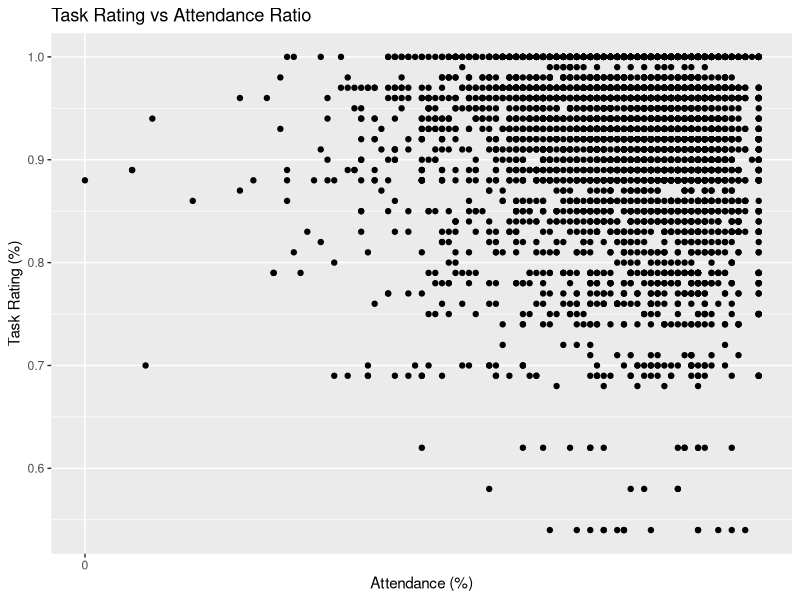
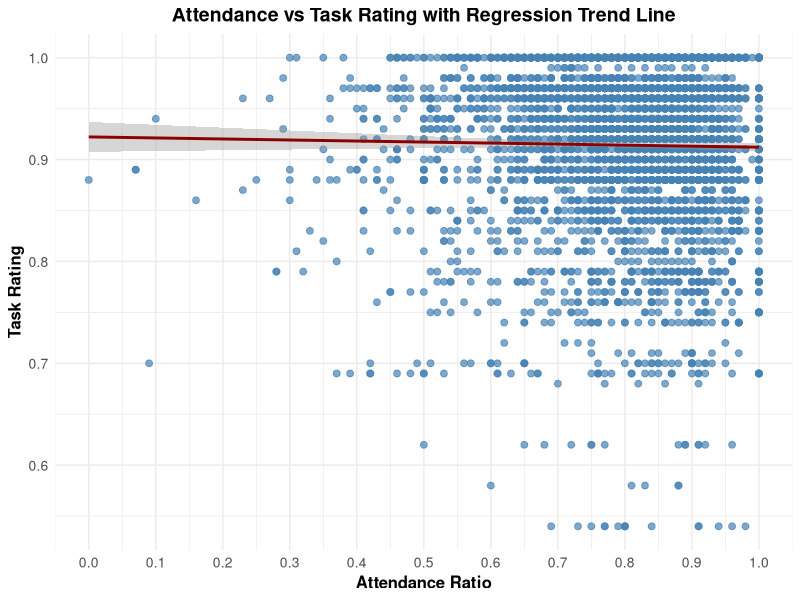
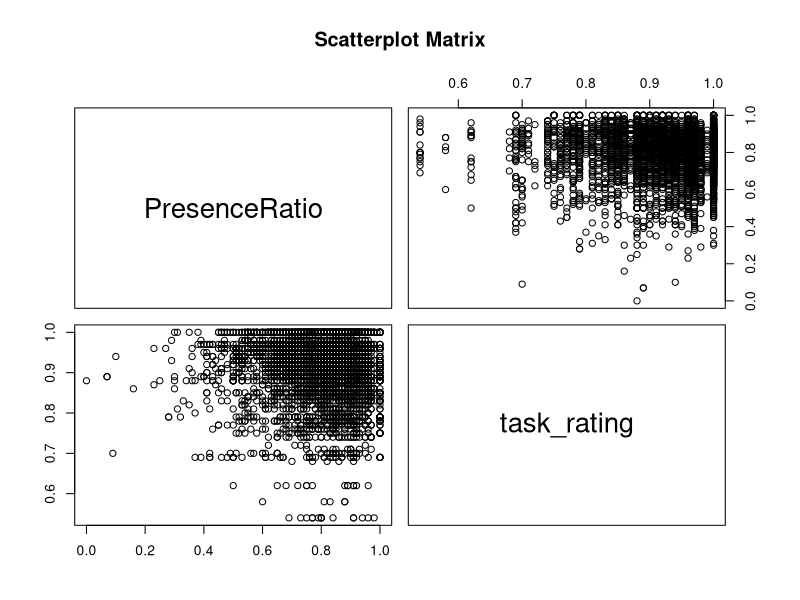
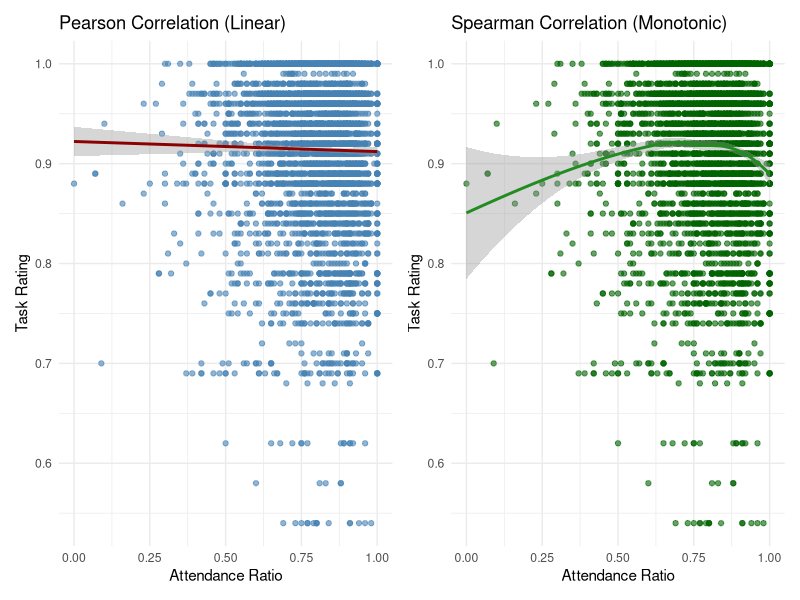
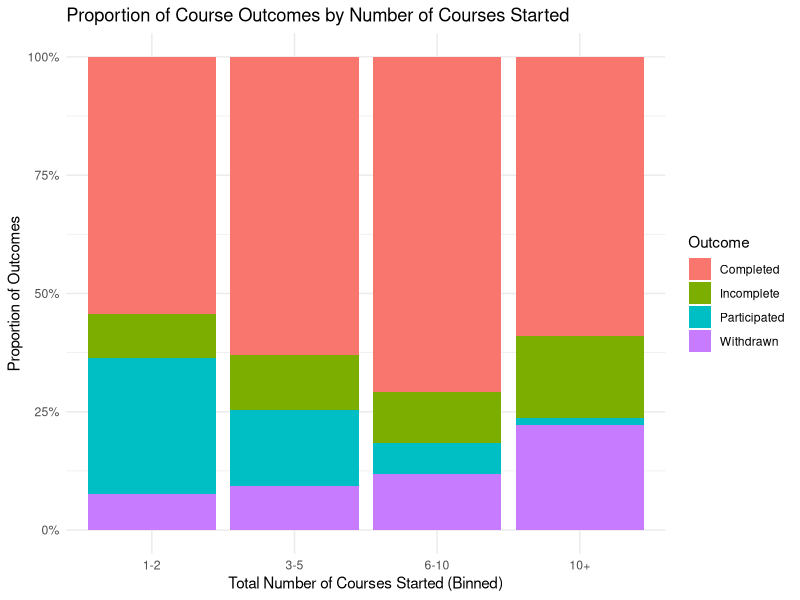
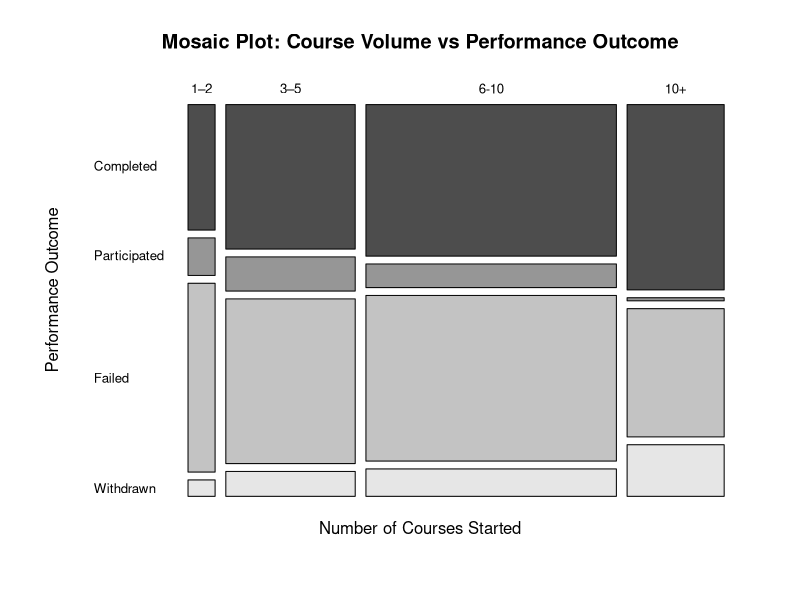
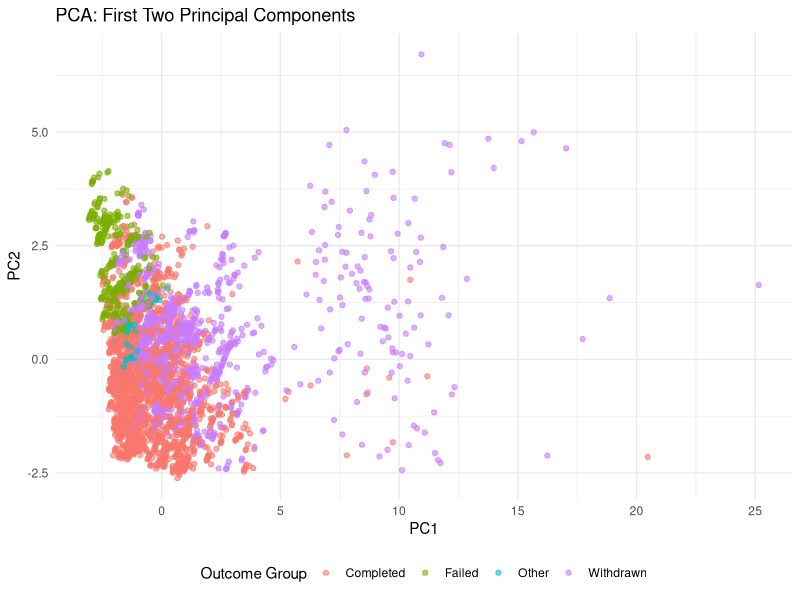

The R script that drew these images, in order:
## ---- chunk 1
knitr::opts_chunk$set(
  echo = TRUE,        
  warning = FALSE,     
  message = FALSE,     
  error = FALSE,       
  fig.align = "center",
  fig.width = 7,
  fig.height = 5
)

libs<-c("ggplot2", "dplyr", "corrplot", "patchwork", "patchwork", "tidyr", "scales", "vcd")
load_libraries<-function(libs){
new_libs <- libs[!(libs %in% installed.packages()[,"Package"])]
if(length(new_libs)>0) {install.packages(new_libs)}
lapply(libs, library, character.only = TRUE)
}
load_libraries(libs)
## ---- chunk 2
student_performance <- read.csv("../Data/TUMO Yerevan_Students Performance_Table - Sheet1.csv")
## ---- chunk 3
str(student_performance)
## ---- chunk 4
student_info <- read.csv("../Data/TUMO Yerevan Center Report_Students List_Table - Sheet1.csv", colClasses = c("TumoID" = "character"))
str(student_info) # 
## ---- chunk 5
student_info$TumoID <- as.numeric(student_info$TumoID)
options(scipen = 999) 
## ---- chunk 6
student_performance$task_rating <- round(student_performance$Awarded / 
      (student_performance$Awarded + student_performance$Rejected), 2)

student_performance$training_rating <- round(student_performance$Completed / 
      (student_performance$Incomplete + student_performance$Participated +       
         student_performance$Withdrawn + student_performance$Completed), 2)
## ---- chunk 7
str(student_performance)
## ---- chunk 8
table(student_performance$task_rating)
## ---- chunk 9
table(student_performance$training_rating)
## ---- chunk 10
merged_df <- inner_join(student_info, student_performance, by = "TumoID")
## ---- chunk 11
merged_df$PresenceRatio <- round(as.integer(merged_df$PresenceRatio) / 100, 2)
## ---- chunk 12
ggplot(merged_df, aes(x = PresenceRatio, y = task_rating)) +
  geom_point() +
  labs(
    title = "Task Rating vs Attendance Ratio",
    x = "Attendance (%)",
    y = "Task Rating (%)"
  ) +
  scale_x_continuous(breaks = seq(0, 100, 10))
## ---- chunk 13
ggplot(merged_df, aes(x = PresenceRatio, y = task_rating)) +
  geom_point(color = "steelblue", size = 2, alpha = 0.7) +                        # points
  geom_smooth(method = "lm", se = TRUE, color = "darkred", linewidth = 1) +       # trend line with CI
  labs(
    title = "Attendance vs Task Rating with Regression Trend Line",
    x = "Attendance Ratio",
    y = "Task Rating"
  ) +
  scale_x_continuous(breaks = seq(0, 1, 0.1)) +                                  # ticks every 0.1
  theme_minimal() +
  theme(
    plot.title = element_text(hjust = 0.5, face = "bold", size = 14),
    axis.title = element_text(face = "bold", size = 12),
    axis.text = element_text(size = 10)
  )
## ---- chunk 14
pairs(merged_df[, c("PresenceRatio", "task_rating")],
      main = "Scatterplot Matrix")
## ---- chunk 15
spearman_cor_test_result <- cor.test(merged_df$PresenceRatio, merged_df$task_rating,
                            method = "spearman", exact = FALSE, use = "complete.obs")
spearman_cor_test_result
## ---- chunk 16
pearson_cor_test_result <- cor.test(merged_df$PresenceRatio, merged_df$task_rating,
                            method = "pearson", exact = FALSE, use = "complete.obs")
pearson_cor_test_result
## ---- chunk 17
p1 <- ggplot(merged_df, aes(x = PresenceRatio, y = task_rating)) +
  geom_point(alpha = 0.6, color = "steelblue") +
  geom_smooth(method = "lm", se = TRUE, color = "darkred") +
  labs(title = "Pearson Correlation (Linear)",
       x = "Attendance Ratio",
       y = "Task Rating") +
  theme_minimal()

# Spearman scatterplot with loess smooth (captures monotonic relationship)
p2 <- ggplot(merged_df, aes(x = PresenceRatio, y = task_rating)) +
  geom_point(alpha = 0.6, color = "darkgreen") +
  geom_smooth(method = "loess", se = TRUE, color = "forestgreen") +
  labs(title = "Spearman Correlation (Monotonic)",
       x = "Attendance Ratio",
       y = "Task Rating") +
  theme_minimal()

p1 + p2
## ---- chunk 18
course_outcomes <- merged_df %>%
  mutate(total_courses = Completed + Incomplete + Participated + Withdrawn) %>%
  pivot_longer(
    cols = c(Completed, Incomplete, Participated, Withdrawn),
    names_to = "Outcome",
    values_to = "Count"
  )
## ---- chunk 19
course_outcomes <- course_outcomes %>%
  mutate(total_bin = cut(total_courses, breaks = c(0, 2, 5, 10, Inf),
                         labels = c("1-2", "3-5", "6-10", "10+"), right = FALSE))

ggplot(course_outcomes, aes(x = total_bin, y = Count, fill = Outcome)) +
  geom_bar(stat = "identity", position = "fill") +
  scale_y_continuous(labels = percent_format()) +
  labs(
    title = "Proportion of Course Outcomes by Number of Courses Started",
    x = "Total Number of Courses Started (Binned)",
    y = "Proportion of Outcomes",
    fill = "Outcome"
  ) +
  theme_minimal()
## ---- chunk 20
df <- merged_df %>%
  mutate(
    total_courses = Completed + Participated + Rejected + Withdrawn,
    course_volume_group = cut(
      total_courses,
      breaks = c(-Inf, 2, 5, 10, Inf),
      labels = c("1–2", "3–5", "6-10", "10+")
    )
  )

outcome_table <- df %>%
  group_by(course_volume_group) %>%
  summarise(
    Completed = sum(Completed, na.rm = TRUE),
    Participated = sum(Participated, na.rm = TRUE),
    Failed = sum(Rejected, na.rm = TRUE),
    Withdrawn = sum(Withdrawn, na.rm = TRUE)
  )
## ---- chunk 21
outcome_matrix <- as.matrix(outcome_table[, -1])
rownames(outcome_matrix) <- outcome_table$course_volume_group
chisq_result <- chisq.test(outcome_matrix)
## ---- chunk 22
outcome_matrix
## ---- chunk 23
chisq_result
## ---- chunk 24
mosaicplot(outcome_matrix,
           main = "Mosaic Plot: Course Volume vs Performance Outcome",
           color = TRUE,
           xlab = "Number of Courses Started",
           ylab = "Performance Outcome",
           las = 1,          
           cex.axis = 0.8) 
## ---- chunk 25
merged_df$main_outcome_group <- case_when(
  merged_df$Withdrawn > 0 ~ "Withdrawn",
  merged_df$Completed > 0 ~ "Completed",
  merged_df$Rejected > 0 ~ "Failed",
  TRUE ~ "Other"
)
## ---- chunk 26
t.test(PresenceRatio ~ main_outcome_group, 
       data = merged_df %>% filter(main_outcome_group %in% c("Withdrawn", "Completed")))
## ---- chunk 27
t.test(PresenceRatio ~ main_outcome_group, 
       data = merged_df %>% filter(main_outcome_group %in% c("Withdrawn", "Failed")))
## ---- chunk 28
df_numeric <- merged_df %>%
  select(where(is.numeric)) %>%
  na.omit()

groups <- merged_df %>%
  filter(complete.cases(select(., where(is.numeric)))) %>%
  pull(main_outcome_group)
## ---- chunk 29
pca_result <- prcomp(df_numeric, center = TRUE, scale. = TRUE)

pca_df <- as.data.frame(pca_result$x)
pca_df$Group <- groups
## ---- chunk 30
ggplot(pca_df, aes(x = PC1, y = PC2, color = Group)) +
  geom_point(alpha = 0.6, size = 1.5) +
  labs(title = "PCA: First Two Principal Components",
       color = "Outcome Group") +
  theme_minimal() +
  theme(legend.position = "bottom")

